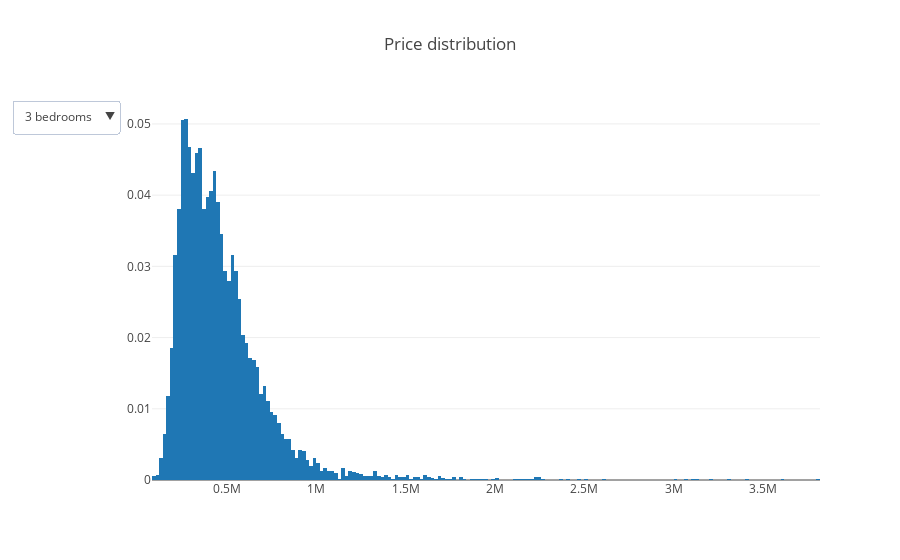

The notebook cell saved with this chart:
### Code cell
traces = []
for bedrooms in [3, 4, 2, 5]:
    traces.append(
        go.Histogram(
            x=house[house.bedrooms == bedrooms].price,
            histnorm='probability', 
            name = bedrooms, 
            visible = (bedrooms == 3))
    )
    
layout = go.Layout(
    title='Price distribution',
    updatemenus=list([
        dict(
            x=-0.05,
            y=1,
            yanchor='top',
            buttons=list([
                dict(
                    args=['visible', [True] + [False]*3],
                    label='3 bedrooms',
                    method='restyle'
                ),
                dict(
                    args=['visible', [False] + [True] + [False]*2],
                    label='4 bedrooms',
                    method='restyle'
                ),
                dict(
                    args=['visible', [False]*2 + [True] + [False]],
                    label='2 bedrooms',
                    method='restyle'
                ),
                dict(
                    args=['visible', [False]*3 + [True]],
                    label='5 bedrooms',
                    method='restyle'
                )
            ]),
        )
    ]),
)

fig = {'data': traces, 'layout': layout}
iplot(fig, show_link=False)

### Figure 1 — Plotly figure (JSON) as saved in the notebook; plotly's stock layout.template omitted (floating-point values rounded to 4 significant figures; data arrays with more than 128 entries replaced by an {"elided": "..."} marker saying what was removed)
{"data": [{"histnorm": "probability", "name": "3", "type": "histogram", "uid": "8d294ca8-cfef-11e8-adf6-9cf387ab854a", "visible": true, "x": {"elided": "9824 int values"}}, {"histnorm": "probability", "name": "4", "type": "histogram", "uid": "8d2b3a4a-cfef-11e8-bc4e-9cf387ab854a", "visible": false, "x": {"elided": "6882 int values"}}, {"histnorm": "probability", "name": "2", "type": "histogram", "uid": "8d2b3d1a-cfef-11e8-ae25-9cf387ab854a", "visible": false, "x": {"elided": "2760 int values"}}, {"histnorm": "probability", "name": "5", "type": "histogram", "uid": "8d2b3ec8-cfef-11e8-8538-9cf387ab854a", "visible": false, "x": {"elided": "1601 int values"}}], "layout": {"title": "Price distribution", "updatemenus": [{"buttons": [{"args": ["visible", [true, false, false, false]], "label": "3 bedrooms", "method": "restyle"}, {"args": ["visible", [false, true, false, false]], "label": "4 bedrooms", "method": "restyle"}, {"args": ["visible", [false, false, true, false]], "label": "2 bedrooms", "method": "restyle"}, {"args": ["visible", [false, false, false, true]], "label": "5 bedrooms", "method": "restyle"}], "x": -0.05, "y": 1, "yanchor": "top"}]}}
